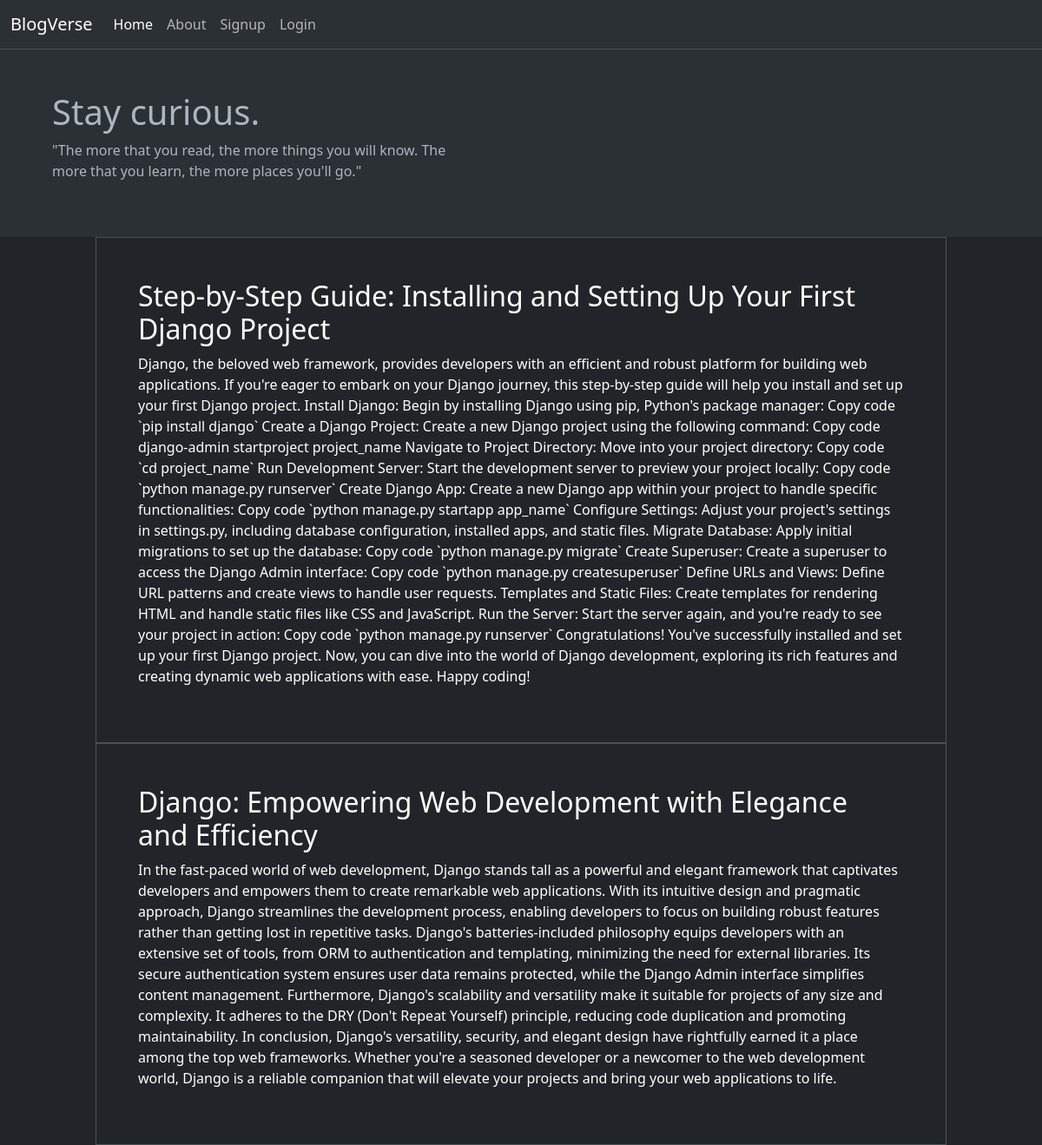
The page / on the database its author committed.
### app/models.py (models this page shows, shortened)
class BlogPost(models.Model):
    title = models.CharField(max_length=200)
    content = models.TextField()
    published_at = models.DateTimeField(auto_now_add=True)
    author = models.ForeignKey(User, on_delete=models.CASCADE)

### app/views.py (the view)
# urls.py: path('',Index.as_view(),name='homepage'),
class Index(View):
    def get(self,request):
        posts = BlogPost.objects.all()
        return render(request,'index.html',{'posts':posts})

### app/templates/index.html (shortened to what this page needs)
{% extends 'base.html' %} {% block content%}
<div class="col">
  <div class="row bg-body-tertiary bg-dark">
    <div class="col-md-6">
      <div class="h-100 p-5 rounded-3">
        <h1>Stay curious.</h1>
        <p>
          "The more that you read, the more things you will know. The more that
          you learn, the more places you'll go."
        </p>
      </div>
    </div>
  </div>
        {% for post in posts %}
        <div class="col-md-10 mx-auto border md-3" >
            <div class="h-100 p-5 text-bg-dark rounded-3">
                <h2 clas="fw-bold">{{post.title}}</h2>
                <p>
                    {{post.content}}
                </p>
            </div>
        </div>
        {% endfor %}
</div>
{% endblock content%}

### app/templates/base.html (shortened to what this page needs)
<!doctype html>
<html lang="en">
  <head>
    <link href="https://cdn.jsdelivr.net/npm/bootstrap@5.3.0/dist/css/bootstrap.min.css" rel="stylesheet">
  </head>
  <body data-bs-theme="dark">
       {% include 'navbar.html' %}
        <div class="container-fluid bg-dark " data-bs-theme="dark">
            <div class="row">
                {%block content%}
                {% endblock content%}
            </div>
        </div>
  </body>
</html>

### app/templates/navbar.html (shortened to what this page needs)
 <nav class="navbar bg-dark navbar-expand-lg bg-body-tertiary border-bottom border-bottom-dark">
    <div class="container-fluid">
      <a class="navbar-brand" href="/">BlogVerse</a>
      <div class="collapse navbar-collapse" id="navbarNav">
        <ul class="navbar-nav">
          <li class="nav-item">
            <a class="nav-link active" aria-current="page" href="/">Home</a>
          </li>
          <li class="nav-item">
            <a class="nav-link" href="{% url 'about' %}">About</a>
          </li>
          {% if user.is_authenticated %}
          <li class="nav-item">
            <a class="nav-link" href="{% url 'dashboard' %}">Dashboard</a>
          </li>
          <li class="nav-item">
            <a class="nav-link" href="{% url 'logout' %}">Logout</a>
          </li>
          {% else %}
          <li class="nav-item">
            <a class="nav-link" href="{% url 'signup' %}">Signup</a>
          </li>
          <li class="nav-item">
            <a class="nav-link" href="{% url 'login' %}">Login</a>
          </li>
          {% endif %}
        </ul>
      </div>
    </div>
  </nav>

### rows shown on the page
BlogPost: title "Step-by-Step Guide: Installing and Setting Up Your First Django Project", content "Django, the beloved web framework, provides developers with an efficient and robust platform for building web applications. If you're eager to embark on your Django journey, this step-by-step guide will help you install and set up your first Django project. Install Django: Begin by installing Django using pip, Python's package manager: Copy code `pip install django` Create a Django Project: Create a new Django project using the following command: Copy code django-admin startproject project_name Navigate to Project Directory: Move into your project directory: Copy code `cd project_name` Run Development Server: Start the development server to preview your project locally: Copy code `python…"
BlogPost: title "Django: Empowering Web Development with Elegance and Efficiency", content "In the fast-paced world of web development, Django stands tall as a powerful and elegant framework that captivates developers and empowers them to create remarkable web applications. With its intuitive design and pragmatic approach, Django streamlines the development process, enabling developers to focus on building robust features rather than getting lost in repetitive tasks. Django's batteries-included philosophy equips developers with an extensive set of tools, from ORM to authentication and templating, minimizing the need for external libraries. Its secure authentication system ensures user data remains protected, while the Django Admin interface simplifies content management.…"
